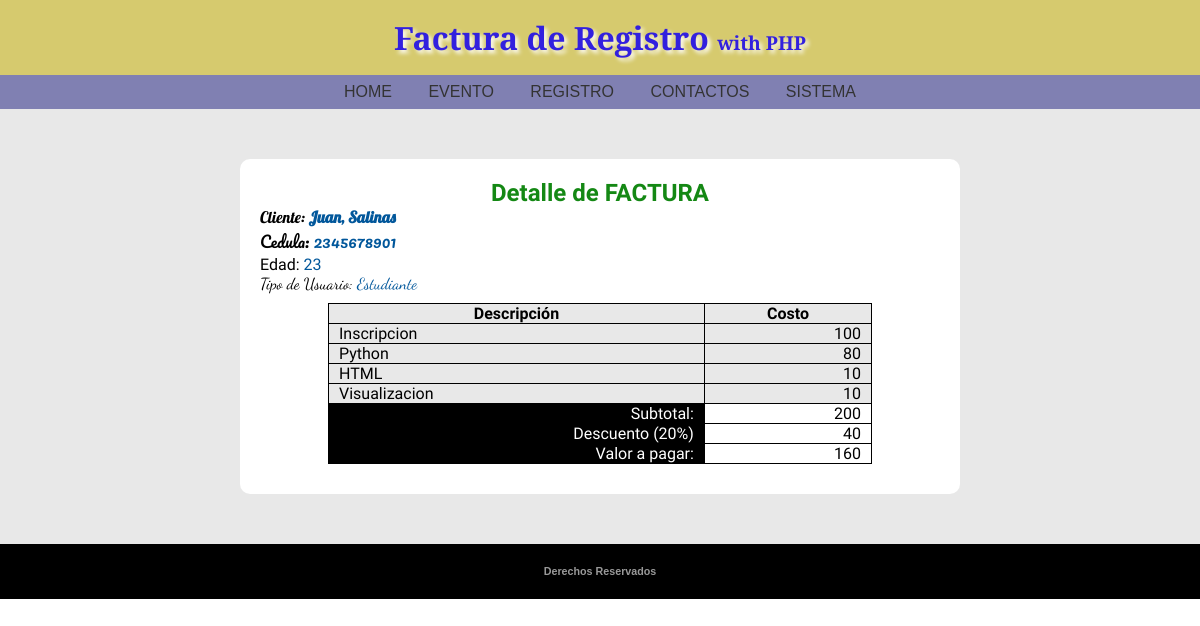
Screenshot of /internas/factura.php?idregistro=11 with the database file from the repository.
### tables this page shows
CREATE TABLE `registros` (
  `id` int(11) NOT NULL,
  `nombres` varchar(100) NOT NULL,
  `apellidos` varchar(100) NOT NULL,
  `direccion` varchar(100) NOT NULL,
  `correo` varchar(100) NOT NULL,
  `cedula` varchar(10) NOT NULL,
  `telefono` varchar(10) NOT NULL,
  `fecha_nacimiento` date NOT NULL,
  `tipo` varchar(1) NOT NULL,
  `curso` varchar(1) NOT NULL,
  `taller` varchar(10) NOT NULL
);

### internas/factura.php (the view, shortened to what this page needs)
<?php
    include("../dll/mysql.php");
    extract($_POST);
    $id = $_GET['idregistro'];
    $nombre="";
    $apellido="";
    $cedula="";
    $edad="";
    $curso="";
    $costo_evento=100;
    $v_curso=80;
    $v_taller=10;
    $desc[0]=0.10;
    $desc[1]=0.20;
    $desc[2]=0.00;
    $valor_curso = 0;
    $valor_taller = 0;
    $usr[0]="Profesor";
    $usr[1]="Estudiante";
    $usr[2]="Externo";
    $tipo=0;
    $sqlregistro = "select * from registros WHERE id = $id";
    $registros = mysqli_query($link, $sqlregistro) or die('error de sql');
    while ($registro = mysqli_fetch_array($registros,MYSQLI_ASSOC)) {
        $nombre = $registro['nombres'];
        $apellido = $registro['apellidos'];
        $cedula = $registro['cedula'];
        $fecha = $registro['fecha_nacimiento'];
        $tiempo = strtotime($fecha);
        $ahora = time();
        $edad = ($ahora-$tiempo)/(60*60*24*365.25);
        $edad = floor($edad);
        switch ($registro['tipo']) {
            case "E":
                $tipo=2;
                break;
        }
        if (isset($registro['curso']) && !empty($registro['curso'])) {
            if ($registro['curso']!= "-"){
                $valor_curso += $v_curso;
                switch ($registro['curso']) {
                    case "P":
                        $curso="Python";
                        break;
                }
            }
        }
        $sqltalleres = "select * from registrotaller rt, talleres t where id_registro = $id and t.id = rt.id_taller";
        $talleres = mysqli_query($link, $sqltalleres) or die('Error SQL consulta tallers');
        $talleres_array = array();
        while ($taller = mysqli_fetch_array($talleres,MYSQLI_ASSOC)) {
            array_push($talleres_array, $taller['nombre']);
            $valor_taller += $v_taller;
        }
    }
    $subtotal = $costo_evento;
    $subtotal += $valor_curso;
    $subtotal += $valor_taller;
    $descaplicado = $desc[$tipo-1];
    $descaplicado = $subtotal * $descaplicado;
    $valor_pago = $subtotal - $descaplicado;
?>
<!DOCTYPE html>
<html lang="es">
<head>
	<link rel="stylesheet" type="text/css" href="../css/estilos.css">
	<link rel="stylesheet" type="text/css" href="../css/icons.css">
</head>
<body>
    <header>
		<h1>Factura de Registro <span class="slogan">with PHP</span></h1>
	</header>
	<nav>
		<a href="">Home</a>
		<a href="">Evento</a>
		<a href="">Registro</a>
		<a href="">Contactos</a>
		<a href="">Sistema</a>
	</nav>
	<main class="lista">
        <section class="factura centrar">
            <h2 class='fuente6'>Detalle de FACTURA</h2>
            <div class="cliente">
                <p class="negro fuente4">Cliente: <span class="negrita azul"><?php echo $nombre .", ". $apellido ?></span></p>
                <p class="negro fuente5">Cedula: <span class="azul"><?php echo $cedula ?></span></p>
                <p class="negro fuente6">Edad: <span class="azul"><?php echo $edad ?></span></p>
                <p class="negro fuente7">Tipo de Usuario: <span class="azul"><?php echo $usr[$tipo-1] ?></span></p>
            </div>
            <div class="items">
                <table class="detalle negro fuente8">
                    <tr>
                        <th>Descripción</th>
                        <th>Costo</th>
                    </tr>
                    <tr>
                        <td class="textizq">Inscripcion</td>
                        <td class="textder"><?php echo $costo_evento ?></td>
                    </tr>
                    <?php
                        if ($curso) { ?>
                            <tr>
                                <td class="textizq"><?php echo $curso ?></td>
                                <td class="textder"><?php echo $v_curso ?></td>
                            </tr>
                    <?php
                        }
                     ?>
                    <?php
                        if (!empty($talleres_array)) {
                            for ($i=0; $i < count($talleres_array); $i++) { ?>
                                <tr>
                                    <td class="textizq"><?php echo $talleres_array[$i] ?></td>
                                    <td class="textder"><?php echo $v_taller ?></td>
                                </tr>
                    <?php
                            }
                        }
                     ?>
                    <tr>
                        <td class="textder fnegro blanco fuente13">Subtotal:</td>
                        <td class="textder fblanco negro fuente13"><?php echo $subtotal ?></td>
                    </tr>
                    <tr>
                        <td class="textder fnegro blanco fuente13">Descuento (<?php echo $desc[$tipo-1]*100 ?>%)</td>
                        <td class="textder fblanco negro fuente13"><?php echo $descaplicado ?></td>
                    </tr>
                    <tr>
                        <td class="textder fnegro blanco fuente13">Valor a pagar:</td>
                        <td class="textder fblanco negro fuente13"><?php echo $valor_pago ?></td>
                    </tr>
                </table>
            </div>
        </section>
	</main>
	<footer>
		<h6>Derechos Reservados</h6>
	</footer>
</body>
</html>

### css/estilos.css (style rules this page uses)
* { padding: 0; margin: 0; }
body { font-family: helvetica; }
header { background: #D6CA6E; color: #fff; }
h1 { text-align: center; }
header h1 { padding: 0.5em 2em; font-family: 'Josefin Slab'; color: #3220DEFF; text-shadow: 3px 3px 4px #FFF; }
header h1 .slogan { font-size: 0.6em; }
nav { background: #8080B2; text-align: center; padding: 0.5em 1em; }
nav a { color: #333; text-decoration: none; text-transform: uppercase; padding: 0.5em 1em; }
main { width: 100%; margin: 0 auto; background: #E8E8E8; }
h2 { text-align: center; }
main h2 { color: #148814; }
footer { background: #000; color: #999; text-align: center; }
footer h6 { padding: 2em 2em; }
.lista { padding: 50px 0px; }
.factura { background: #FFF; font-size: 1em; border-radius: 10px; padding: 20px; margin: 0px 10px; }
.items { margin: 10px 0px; }
.detalle { background: #E8E8E8; }
.items .detalle { width: 80%; margin-left: 10%; margin-right: 10%; }
.cliente { font-size: 1em; }
.centrar { margin-right: 20%; margin-left: 20%; }
.fuente4 { font-family: 'Lobster', cursive; }
.fuente5 { font-family: 'Pacifico', cursive; }
.fuente6 { font-family: 'Shadows Into Light', cursive; }
.fuente7 { font-family: 'Dancing Script', cursive; }
.fuente8 { font-family: 'Kaushan Script', cursive; }
.fuente13 { font-family: 'Handlee', cursive; }
.fnegro { background: #000000; }
.fblanco { background: #FFFFFF; }
.azul { color: #01579B; }
.negro { color: #000000; }
.blanco { color: #FFFFFF; }
.negrita { font-weight: bold; }
table { border-collapse: collapse; font-size: 1em; }
table th { text-align: center; padding: 0px 20px; }
table th, table td { padding: 0px 10px; }
table th, table td { border: 1px solid black; }
.textizq { text-align: left; }
.textder { text-align: right; }

### rows the page displays
registros: nombres "Juan", apellidos "Salinas", cedula "2345678901", fecha_nacimiento "23", tipo "Estudiante", curso "Python", $desc[$tipo-1]*100 "20"

### other values shown
$costo_evento "100"
$v_curso "80"
$talleres_array[$i] "HTML"
$talleres_array[$i] "Visualizacion"
$subtotal "200"
$descaplicado "40"
$valor_pago "160"
